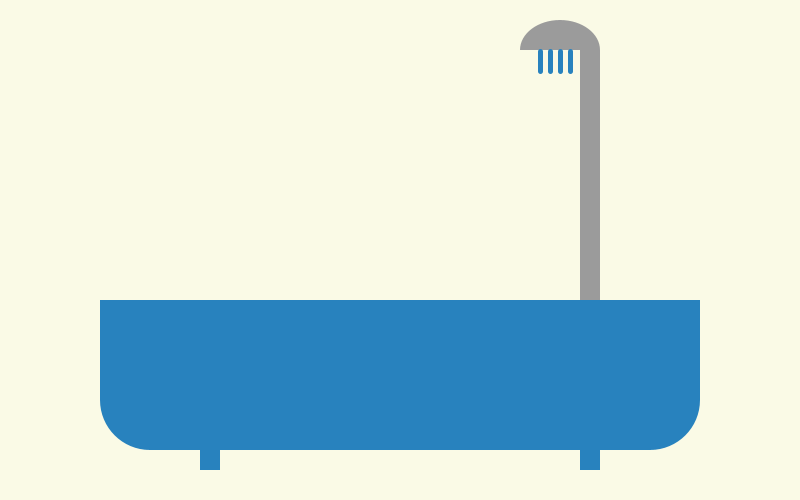
Frame 1 (no input)
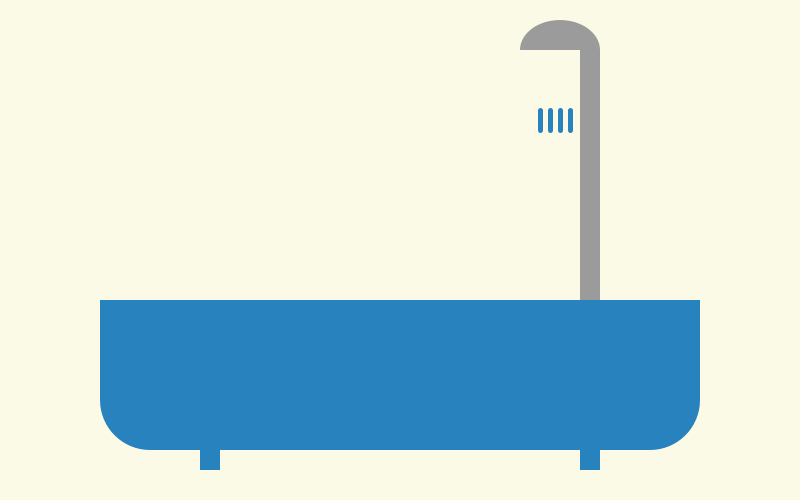
Frame 60 (the mouse pressed at the canvas centre just before this capture)
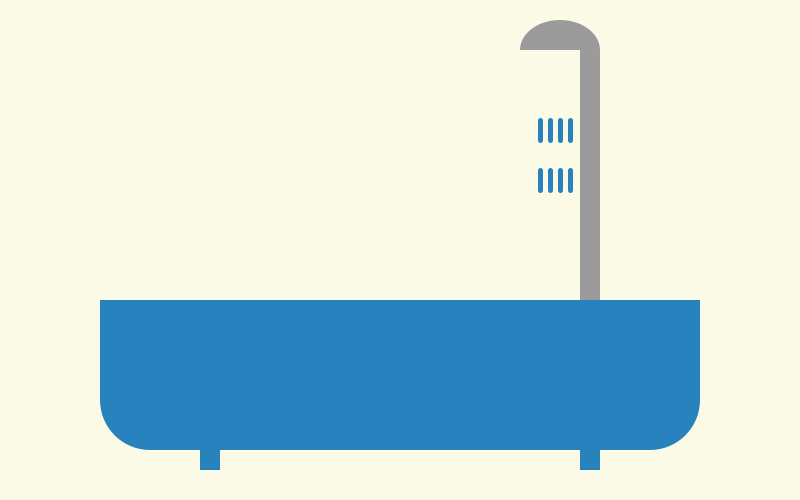
Frame 120 (the mouse held since frame 60 and released just before this capture)

The Processing sketch that drew these frames (run headless with seeded random() and noise(); from frame 60 on, the mouse is pressed at the canvas centre):

// Processing sketch: day1_hw_kl
// ── day1_hw_kl.pde


void setup (){
  size(800, 500);
  background(250,250,230);
  frameRate(60);
}

void draw (){
  
  background(250,250,230);
  float a;
  a = frameCount;
  
  noStroke();
  fill(40,130,190);
  rect(100,300,600,100);
  ellipse(150,400,100,100);
  ellipse(650,400,100,100);
  rect(150,400,500,50);
  rect(200,450,20,20);
  rect(580,450,20,20);
  
  fill(155);
  ellipse(560,50,80,60);
  rect(580,50,20,250);
  
  fill(250,250,230);
  rect(500,50,80,30);
  
  stroke(40,130,190);
  strokeWeight(5);
  //line(570,a,570,a+20);
  //line(560,100,560,120);
  //line(550,100,550,120);
  //line(540,100,540,120);
  
  line(570,50+a,570,70+a);
  line(560,50+a,560,70+a);
  line(550,50+a,550,70+a);
  line(540,50+a,540,70+a);



  if (a > 60) { 
    
  line(570,a,570,20+a);
  line(560,a,560,20+a);
  line(550,a,550,20+a);
  line(540,a,540,20+a);

  }
  
  // } else {
  //line(570,100,570,120);
  //line(560,100,560,120);
  //line(550,100,550,120);
  //line(540,100,540,120);
  //}
  
}
